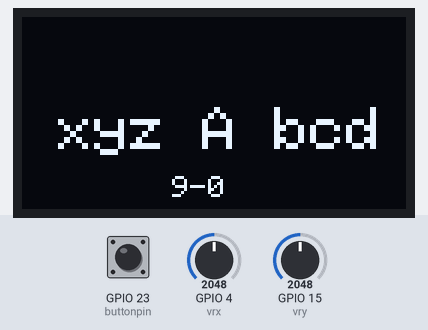
This program was run on a simulated ESP32. Parts: 128×64 one-colour display. The inputs (shaded band) are chosen by the test bench; at power-on: GPIO 4 (vrx) = 2048, GPIO 15 (vry) = 2048, GPIO 23 (buttonpin) HIGH.

Above: at 3.2 s.
3.3 s: GPIO 4 (vrx) set to 0
At 3.43 s:
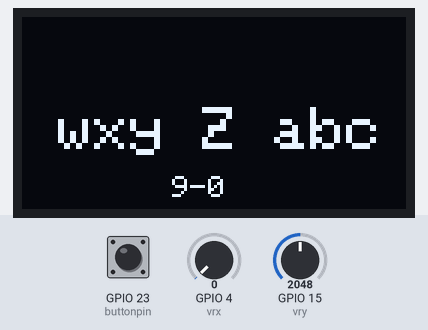
5.5 s: GPIO 15 (vry) set to 0
At 6.7 s:
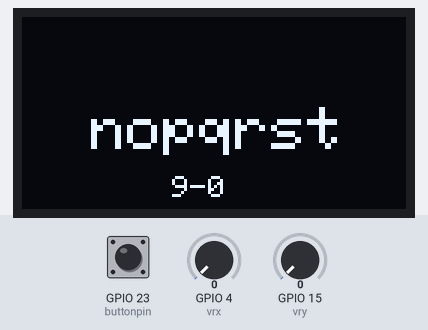
7.0 s: GPIO 15 (vry) set to 4095
At 7.35 s:
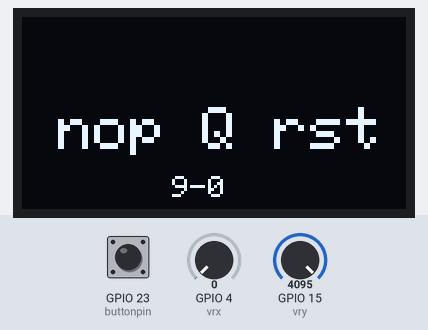
9.7 s: GPIO 15 (vry) set to 0
At 11.1 s:
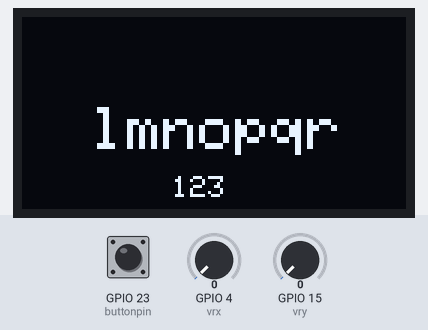
11.8 s: GPIO 15 (vry) set to 4095
At 12.06 s:
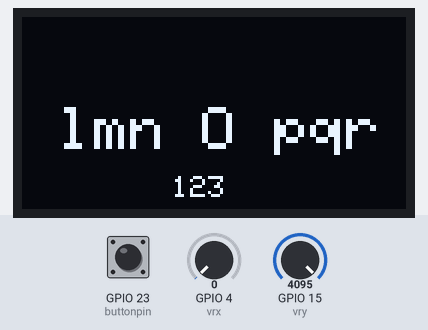
14.4 s: GPIO 23 (buttonpin) pulled LOW for 0.15 s
At 14.62 s:
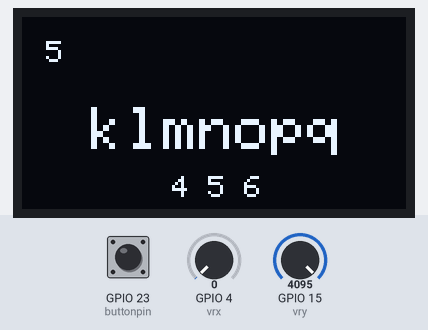
Timing chart, 0 to 16.1 s (numbered marks = the images above; inputs shaded):
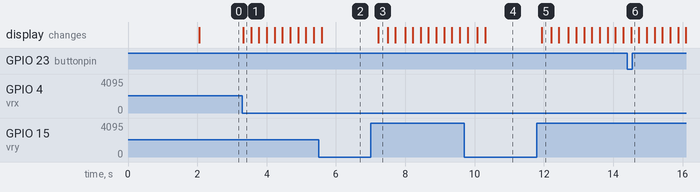

Measured:
- after the input at 3.3 s, the display: changes at once (image 1)
- after the input at 5.5 s, the display: changes after 0.08 s (image 2)
- after the input at 7.0 s, the display: changes after 0.22 s (image 3)
- after the input at 9.7 s, the display: first changes after 0.10 s (image 4 shows a later state)
- after the input at 11.8 s, the display: changes after 0.13 s (image 5)

The program:

main.cpp
```cpp
#include <Wire.h>
#include <Adafruit_GFX.h>
#include <Adafruit_SSD1306.h>
#include<Arduino.h>
#include<string>


//joystick pins
#define vrx 4
#define vry 15
#define buttonpin 23

#define SCREEN_WIDTH 128 // OLED display width, in pixels
#define SCREEN_HEIGHT 64 // OLED display height, in pixels

// Declaration for an SSD1306 display connected to I2C (SDA, SCL pins)
#define OLED_RESET     -1
Adafruit_SSD1306 display(SCREEN_WIDTH, SCREEN_HEIGHT, &Wire, OLED_RESET);

char alphabet[26] = {'a','b','c','d','e','f','g','h','i','j','k','l','m','n','o','p','q','r','s','t','u','v','w','x','y','z'};
char numberarray[11] = {'-','0','1','2','3','4','5','6','7','8','9'};
char alphabet_capital[26] = {'A','B','C','D','E','F','G','H','I','J','K','L','M','N','O','P','Q','R','S','T','U','V','W','X','Y','Z'};
int row = 1;
int coloumn_letters = 0;
int coloumn_numbers = 0;
String wordstring;

void translate_to_morse(){


}

//function that displays stuff
void draw(int lettercoloumn, int numbercoloumn){

  //create numberstring
  String numberstring;
  int firstdig = numbercoloumn - 1;
  int secdig = numbercoloumn + 1;
  if(firstdig < 0)
    firstdig = 10;
  if(secdig > 10)
    secdig = 0;

  if(row == 2){
    numberstring += numberarray[firstdig];
    numberstring += ' ';
    numberstring += numberarray[numbercoloumn];
    numberstring += ' ';
    numberstring += numberarray[secdig];
  }else{
    numberstring += numberarray[firstdig];
    numberstring += numberarray[numbercoloumn];
    numberstring += numberarray[secdig];
  }

 /* if((numbercoloumn != 0) && (numbercoloumn != 10)){
    numberstring += numberarray[numbercoloumn - 1];
    numberstring += ' ';
    numberstring += numberarray[numbercoloumn];
    numberstring += ' ';
    numberstring += numberarray[numbercoloumn + 1];
    }else if(numbercoloumn == 0){
    numberstring += numberarray[10];
    numberstring += ' ';
    numberstring += numberarray[0];
    numberstring += ' ';
    numberstring += numberarray[1];
    }else if(numbercoloumn == 10){
    numberstring += numberarray[9];
    numberstring += ' ';
    numberstring += numberarray[10];
    numberstring += ' ';
    numberstring += numberarray[0];
    }*/


  //create letterstring
  String letterstring;
      //add the first 3
  for(int i = 3; i > 0; i-- ){
    int pos = lettercoloumn - i;
    if(pos < 0){
      pos += 26;
    }
    letterstring += alphabet[pos];
  }

    //add middle CAPITAL
if(row == 1){
letterstring += ' ';
letterstring += alphabet_capital[lettercoloumn];
letterstring += ' ';
}else{
  letterstring += alphabet[lettercoloumn];
}
   //add last 3
  for(int i = 1; i < 4; i++ ){
    int pos = lettercoloumn + i;
    if(pos > 25){
      pos -= 26;
    }
    letterstring += alphabet[pos];
  }

//display the created words

  //display the word
  display.clearDisplay();
  display.setTextSize(1);
  display.setTextColor(WHITE);
  display.setCursor(8, 8);
  display.println(wordstring);

  //display the alphabet

  display.setTextSize(2);
  if(row == 1)
  display.setCursor(12, 30);
  else
  display.setCursor(23, 30);

  display.println(letterstring);

//display numbers
  display.setTextSize(1);
  display.setCursor(50, 53);
  display.println(numberstring);
  display.display();
}

void setup() {
  Serial.begin(115200);

//joystick pinmodes
pinMode(vrx, INPUT);
pinMode(vry, INPUT);
pinMode(buttonpin, INPUT_PULLUP);

  if(!display.begin(SSD1306_SWITCHCAPVCC, 0x3C)) { // Address 0x3D for 128x64
    Serial.println(F("SSD1306 allocation failed"));
    for(;;);
  }
  delay(2000);
draw(coloumn_letters, coloumn_numbers);

}

void loop() {
  int axis_x = analogRead(vrx);
  int axis_y = analogRead(vry);
  int button_state = digitalRead(buttonpin);
  //selection
  if(button_state == 0){
    if(row == 0)
    translate_to_morse();
    else if(row == 1)
      wordstring += alphabet[coloumn_letters];
    else if(row == 2)
      wordstring += numberarray[coloumn_numbers];

  draw(coloumn_letters, coloumn_numbers);
  delay(200);
}

  //move up or down
  if((axis_y == 0) && (row != 0)){
    row--;
    draw(coloumn_letters, coloumn_numbers);

    delay(250);
  }
  else if((axis_y == 4095) && (row != 2)){
    row++;
    draw(coloumn_letters, coloumn_numbers);

    delay(250);
  }

//move right or left
if((axis_x == 0) || (axis_x == 4095)){
  if((row == 1) && (axis_x == 0))
    coloumn_letters--;
  else if((row == 1) && (axis_x == 4095))
    coloumn_letters++;
  else if((row == 2) && (axis_x == 4095))
    coloumn_numbers++;
  else if((row == 2) && (axis_x == 0))
    coloumn_numbers--;

//correction
  if(coloumn_letters < 0)
    coloumn_letters = 25;
  if(coloumn_letters > 25)
    coloumn_letters = 0;

  if(coloumn_numbers < 0)
    coloumn_numbers = 10;
  if(coloumn_numbers > 10)
    coloumn_numbers = 0;

draw(coloumn_letters, coloumn_numbers);


delay(200);
}


/*Serial.print("letter: ");
Serial.print(coloumn_letters);
Serial.print(" number: ");
Serial.print(coloumn_numbers);
Serial.print(" row: ");
Serial.print(row);
Serial.print(" \n ");*/


}
```
